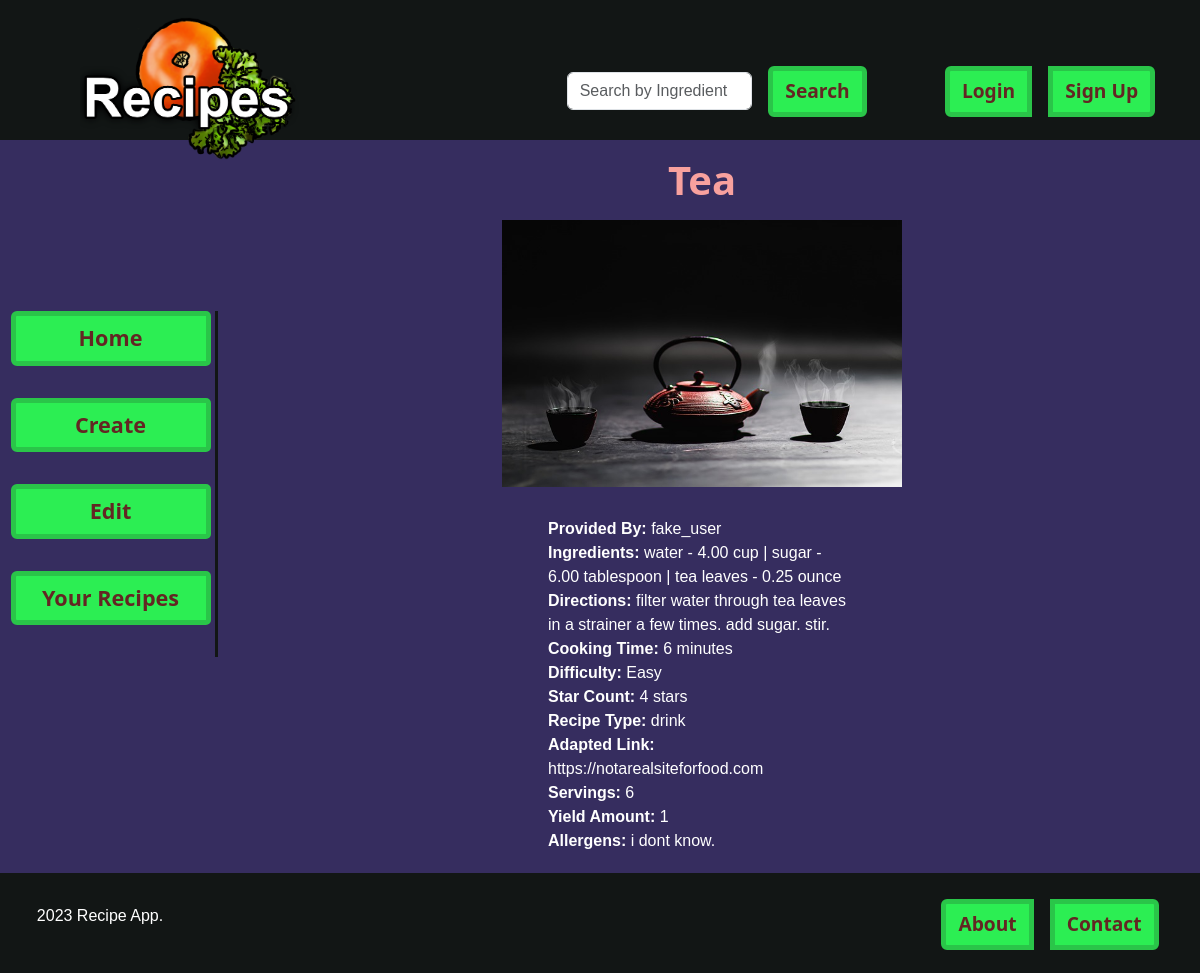
Screenshot of /list/3 with the database file from the repository.
### recipe/models.py (models this page shows, shortened)
class Recipe(models.Model):
    id = models.AutoField(primary_key=True)
    title = models.CharField(max_length=255)
    user = models.ForeignKey(
        "user.User",
        on_delete=models.CASCADE,
        default=None,
        null=True,
        related_name="recipes",
    )
    recipe_ingredients = models.ManyToManyField(
        "recipeingredient.RecipeIngredient",
        through="recipeingredientintermediary.RecipeIngredientIntermediary",
    )
    directions = models.TextField()
    cooking_time = models.PositiveIntegerField(null=True, blank=False)
    star_count = models.PositiveIntegerField(
        choices=[(i, i) for i in range(1, 6)], null=True, blank=False
    )
    recipe_type = models.CharField(max_length=100, choices=RECIPE_TYPES, blank=False)
    adapted_link = models.URLField(blank=True, null=True, default=None)
    servings = models.PositiveIntegerField(null=True, blank=False)
    yield_amount = models.IntegerField(blank=True, null=True, default=None)
    allergens = models.TextField(
        blank=True,
    )
    small_desc = models.TextField(
        max_length=200, default="No Description has been added currently."
    )
    pic = models.ImageField(upload_to="recipe", default="no_picture.jpg")
    def calculate_difficulty(self):
        try:
            ingredients_len = len(self.recipe_ingredients.all())
            if self.cooking_time < 10 and ingredients_len < 4:
                return "Easy"
            elif self.cooking_time < 10 and ingredients_len > 4:
                return "Medium"
            elif self.cooking_time >= 10 and ingredients_len < 4:
                return "Intermediate"
            elif self.cooking_time >= 10 and ingredients_len >= 4:
                return "Hard"
        except:
            print("Missing an appropriate cooking time or ingredients.")
            return "Missing cooking time or ingredients."

### user/models.py (models this page shows)
class User(models.Model):
    id = models.AutoField(primary_key=True)
    username = models.CharField(max_length=150, unique=True)
    password = models.CharField(max_length=128)
    email = models.EmailField(unique=True)
    pic = models.ImageField(upload_to="user", default="no_picture.jpg")
    def __str__(self):
        return str(self.username)

### recipeingredient/models.py (models this page shows, shortened)
class RecipeIngredient(models.Model):
    id = models.AutoField(primary_key=True)
    ingredient = models.ForeignKey("ingredient.Ingredient", on_delete=models.CASCADE)
    calorie_content = models.DecimalField(max_digits=8, decimal_places=2)
    amount = models.DecimalField(
        max_digits=8, decimal_places=2, validators=[MinValueValidator(0)]
    )
    amount_type = models.CharField(max_length=100, choices=AMOUNT_TYPES)
    cost = models.DecimalField(
        max_digits=8, decimal_places=2, validators=[MinValueValidator(0)]
    )
    supplier = models.CharField(max_length=255)
    grams = models.DecimalField(
        max_digits=8, decimal_places=2, validators=[MinValueValidator(0)]
    )

### ingredient/models.py (models this page shows)
class Ingredient(models.Model):
    id = models.AutoField(primary_key=True)
    name = models.CharField(max_length=255, null=True, blank=False)
    def __str__(self):
        return str(self.name)

### recipe/views.py (the view)
# urls.py: path("list/<pk>", RecipeDetailView.as_view(), name="detail"),
class RecipeDetailView(DetailView):  # class-based view
    model = Recipe  # specify model
    template_name = "recipe/recipe_detail.html"  # specify template

### recipe/templates/recipe/recipe_detail.html (shortened to what this page needs)
{% extends "recipe/recipes_home.html" %}
{% load static %}
{% load custom_filters %}
    {% block main %}
    <div class="row" style="margin-top: 156px">
        <div class="col-2"></div>
        <div class="col-10">
            <main>
                <section class="container" style="color: white;">
                    <div class="row">
                        <div class="col-12 card-title-style" style="text-align: center; justify-content: center;">
                            <h1><b>{{object.title}}</b></h1>
                            <img src="{{object.pic.url}}" style="padding-bottom: 6px; width: 400px;" />
                        </div>
                    </div>
                    <div class="row">
                        <div class="col-4"></div>
                        <div class="col-4" style="text-align: left; justify-content: left; padding-bottom: 20px;">
                            <br>
                            <b>Provided By: </b>{{object.user}}
                            <br>
                            <b>Ingredients: </b>
                            {% for ingredient in object.recipe_ingredients.all %}
                            {{ ingredient.ingredient }} - {{ ingredient.amount }} {{ ingredient.amount_type }}
                            {% if not forloop.last %}| {% endif %}
                            {% endfor %}
                            <br>
                            <b>Directions: </b>{{object.directions}}
                            <br>
                            <b>Cooking Time: </b>{{object.cooking_time}} minutes
                            <br>
                            <b>Difficulty: </b>{{object.calculate_difficulty}}
                            <br>
                            <b>Star Count: </b>{{object.star_count}} stars
                            <br>
                            <b>Recipe Type: </b>{{object.recipe_type}}
                            <br>
                            <b>Adapted Link: </b>{{object.adapted_link}}
                            <br>
                            <b>Servings: </b>{{object.servings}}
                            <br>
                            <b>Yield Amount: </b>{{object.yield_amount}}
                            <br>
                            <b>Allergens: </b>{{object.allergens}}
                        </div>
                        <div class="col-4"></div>
                    </div>
                </section>
            </main>
        </div>
    </div>
    {% endblock %}

### recipe/static/css/styles.css (style rules this page uses)
body, html { font-family: Arial, sans-serif; margin: 0; padding: 0; overflow-x: hidden; }
h1, h2, h3 { margin-bottom: 1rem; }
:root { --primary-color: #2cee53; }
main { display: flex; flex-direction: column; align-items: center; min-height: 580px; gap: 2rem; }
.card-title-style { color: #f8a19e; font-weight: lighter; font-family: system-ui, -apple-system, BlinkMacSystemFont, 'Segoe UI', Roboto, Oxygen, Ubuntu, Cantarell, 'Open Sans', 'Helvetica Neue', sans-serif }

### rows the page displays
Recipe: title "Tea", pic (picture), user "fake_user", directions "filter water through tea leaves in a strainer a few times. add sugar. stir.", cooking_time "6", calculate_difficulty "Easy", star_count "4", recipe_type "drink", adapted_link "https://notarealsiteforfood.com", servings "6", yield_amount "1", allergens "i dont know."
RecipeIngredient: ingredient "water", amount "4.00", amount_type "cup"
RecipeIngredient: ingredient "sugar", amount "6.00", amount_type "tablespoon"
RecipeIngredient: ingredient "tea leaves", amount "0.25", amount_type "ounce"
